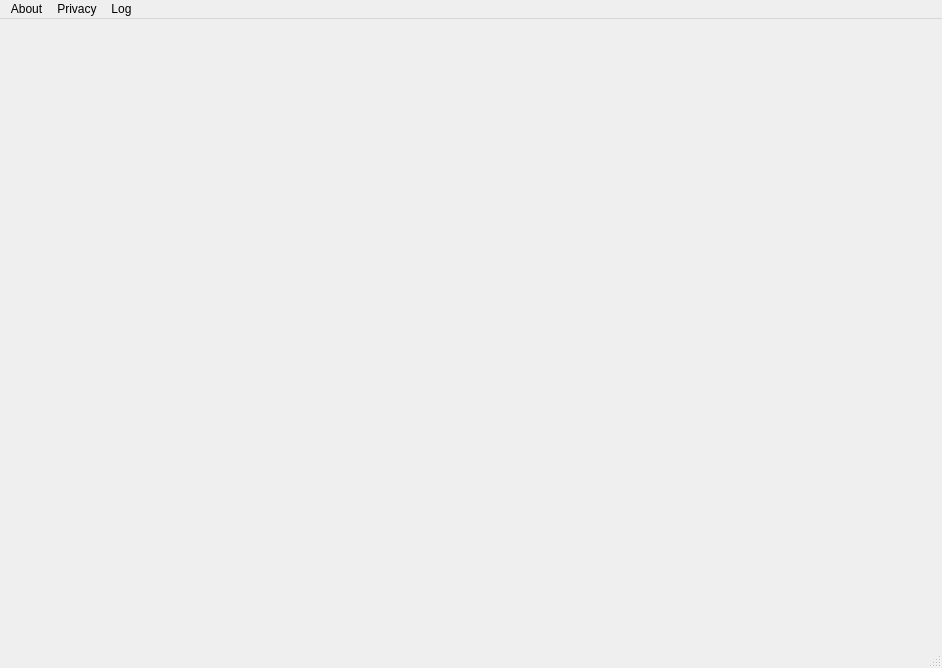
<?xml version="1.0" encoding="UTF-8"?>
<ui version="4.0">
 <class>MainWindow</class>
 <widget class="QMainWindow" name="MainWindow">
  <property name="geometry">
   <rect>
    <x>0</x>
    <y>0</y>
    <width>942</width>
    <height>668</height>
   </rect>
  </property>
  <property name="windowTitle">
   <string>MainWindow</string>
  </property>
  <widget class="QWidget" name="centralWidget"/>
  <widget class="QMenuBar" name="menuBar">
   <property name="geometry">
    <rect>
     <x>0</x>
     <y>0</y>
     <width>942</width>
     <height>21</height>
    </rect>
   </property>
   <widget class="QMenu" name="menuAbout">
    <property name="title">
     <string>About</string>
    </property>
    <addaction name="actionAbout"/>
    <addaction name="actionClear"/>
   </widget>
   <widget class="QMenu" name="menuPrivate">
    <property name="title">
     <string>Privacy</string>
    </property>
    <addaction name="actionMosaics"/>
   </widget>
   <widget class="QMenu" name="menuLog">
    <property name="title">
     <string>Log</string>
    </property>
    <addaction name="actionStartLog"/>
    <addaction name="actionShowLog"/>
    <addaction name="actionClearLog"/>
   </widget>
   <addaction name="menuAbout"/>
   <addaction name="menuPrivate"/>
   <addaction name="menuLog"/>
  </widget>
  <widget class="QStatusBar" name="statusBar"/>
  <action name="actionAbout">
   <property name="text">
    <string>About</string>
   </property>
  </action>
  <action name="actionConnect">
   <property name="text">
    <string>Connect</string>
   </property>
  </action>
  <action name="actionClear">
   <property name="text">
    <string>Clear</string>
   </property>
   <property name="shortcut">
    <string>Ctrl+C</string>
   </property>
  </action>
  <action name="actionMosaics">
   <property name="checkable">
    <bool>true</bool>
   </property>
   <property name="text">
    <string>Mosaics</string>
   </property>
   <property name="shortcut">
    <string>Ctrl+D</string>
   </property>
  </action>
  <action name="actionShowLog">
   <property name="text">
    <string>Show Log</string>
   </property>
  </action>
  <action name="actionClearLog">
   <property name="text">
    <string>Clear Log</string>
   </property>
  </action>
  <action name="actionStartLog">
   <property name="checkable">
    <bool>true</bool>
   </property>
   <property name="text">
    <string>Start Log</string>
   </property>
  </action>
 </widget>
 <layoutdefault spacing="6" margin="11"/>
 <resources/>
 <connections/>
</ui>
